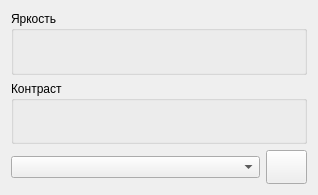
<?xml version="1.0" encoding="UTF-8"?>
<ui version="4.0">
 <class>BrightnessContrastWidget</class>
 <widget class="QWidget" name="BrightnessContrastWidget">
  <property name="geometry">
   <rect>
    <x>0</x>
    <y>0</y>
    <width>318</width>
    <height>195</height>
   </rect>
  </property>
  <property name="maximumSize">
   <size>
    <width>318</width>
    <height>195</height>
   </size>
  </property>
  <property name="windowTitle">
   <string>Form</string>
  </property>
  <layout class="QVBoxLayout" name="verticalLayout">
   <item>
    <widget class="QGroupBox" name="brightnessBox">
     <property name="title">
      <string>Яркость</string>
     </property>
     <layout class="QGridLayout" name="gridLayout"/>
    </widget>
   </item>
   <item>
    <widget class="QGroupBox" name="contrastBox">
     <property name="title">
      <string>Контраст</string>
     </property>
     <layout class="QGridLayout" name="gridLayout_2"/>
    </widget>
   </item>
   <item>
    <layout class="QHBoxLayout" name="horizontalLayout">
     <item>
      <widget class="QComboBox" name="applianceBox">
       <property name="toolTip">
        <string>Список слоев</string>
       </property>
      </widget>
     </item>
     <item>
      <widget class="QPushButton" name="lockButton">
       <property name="maximumSize">
        <size>
         <width>41</width>
         <height>34</height>
        </size>
       </property>
       <property name="toolTip">
        <string>Заблокировать изменения</string>
       </property>
       <property name="text">
        <string/>
       </property>
      </widget>
     </item>
    </layout>
   </item>
  </layout>
 </widget>
 <resources/>
 <connections/>
</ui>
